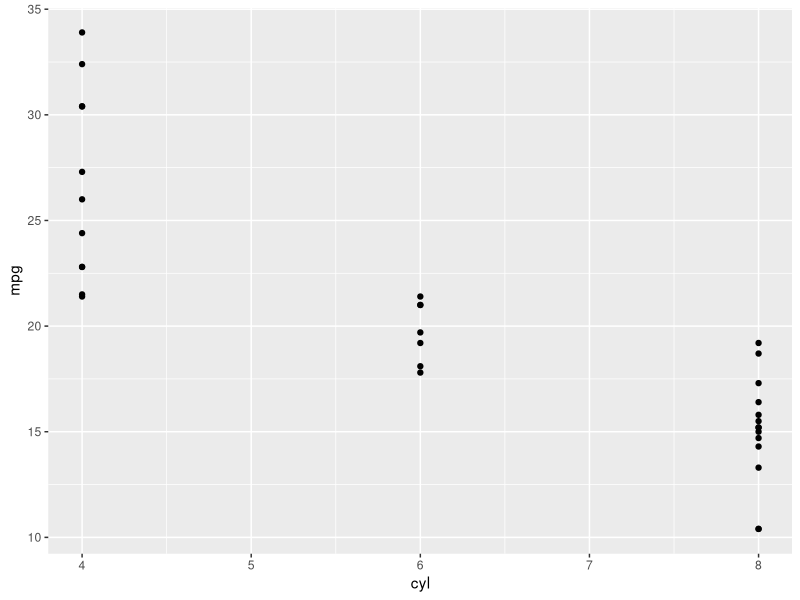
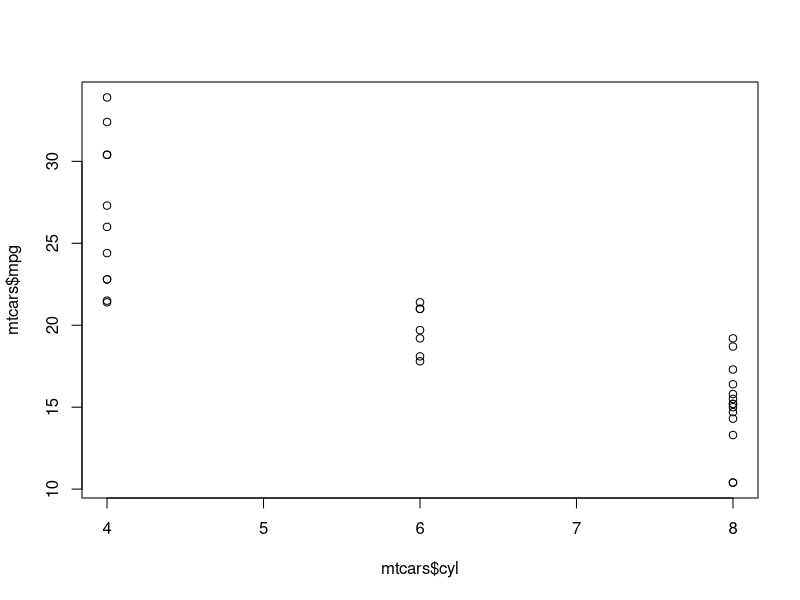
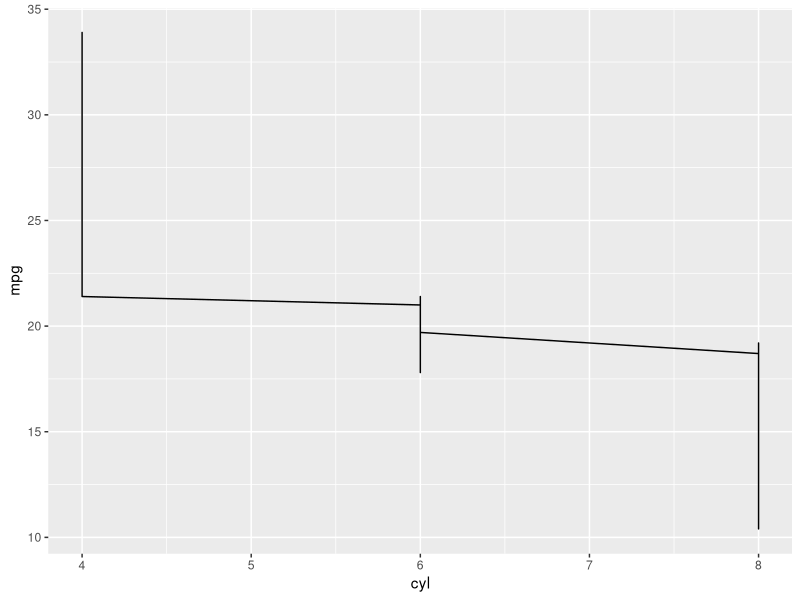

Reproduce these figures in R, in order. (Note: this script raises an error after producing the figures.)
library(ggplot2)
str(mtcars)
ggplot(mtcars, aes(cyl, mpg)) + geom_point()

plot(mtcars$cyl,mtcars$mpg)

ggplot(mtcars, aes(cyl, mpg)) + geom_line()
ggplot(mtcars, aes(cyl, mpg)) + geom_bar()
ggplot(mtcars, aes(cyl, mpg)) + geom_histogram() 
ggplot(mtcars, aes(cyl, mpg)) + geom_boxplot()
# zadanie

ggplot(mtcars, aes(x = factor(cyl), y = mpg)) +
  geom_point() +
  labs(x = "Liczba cylindrów", y = "Miles per Gallon") +
  ggtitle("Zależność liczby cylindrów od zużycia paliwa") 


ggplot(mtcars, aes(wt, mpg, color=disp)) +
  geom_point()

ggplot(mtcars, aes(wt, mpg, fill = cyl,color=gear)) +
  geom_point(shape = 21, size = 4, alpha=0.6)

ggplot(mtcars, aes(wt, mpg)) +
  # Set the point color and alpha
  geom_point(color="blue", alpha=0.6)

ggplot(mtcars, aes(wt, mpg)) +
  # Set the point color and alpha
  geom_point(color="blue", alpha=0.6)



str(diamonds)
diamonds


# zadanie 1
ggplot(diamonds, aes(carat, price)) + geom_point()

# zadaie 2
ggplot(diamonds, aes(cut)) + geom_bar()

# zadanie 3 
ggplot(diamonds, aes(cut)) + geom_boxplot()

# zadanie 4
ggplot(diamonds, aes(price)) + geom_histogram() 

# zadanie 5
ggplot(diamonds, aes(x=carat, y=price))  + geom_point() +
  labs(x = "Carat", y = "Price") +
  ggtitle("Diamonds Price versus Carat") 

# zadanie 6
iris
library(dplyr)
ggplot(iris %>% group_by(Species), aes(Sepal.Length, Sepal.Width))+ geom_point()

# zadanie 7
ggplot(iris, aes(Petal.Length, Species)) + geom_boxplot()

# zadanie 8
ggplot(iris, aes(Petal.Width)) + geom_histogram()

# zadanie 9
ggplot(iris, aes(Petal.Length, Petal.Width, col=Species)) + geom_point()

# zadanie 10
ggplot(iris, aes(Petal.Length, Petal.Width, shape=Species)) + geom_point()
                                                                              
# zadanie 11
ggplot(iris, aes(Species)) + geom_bar()
